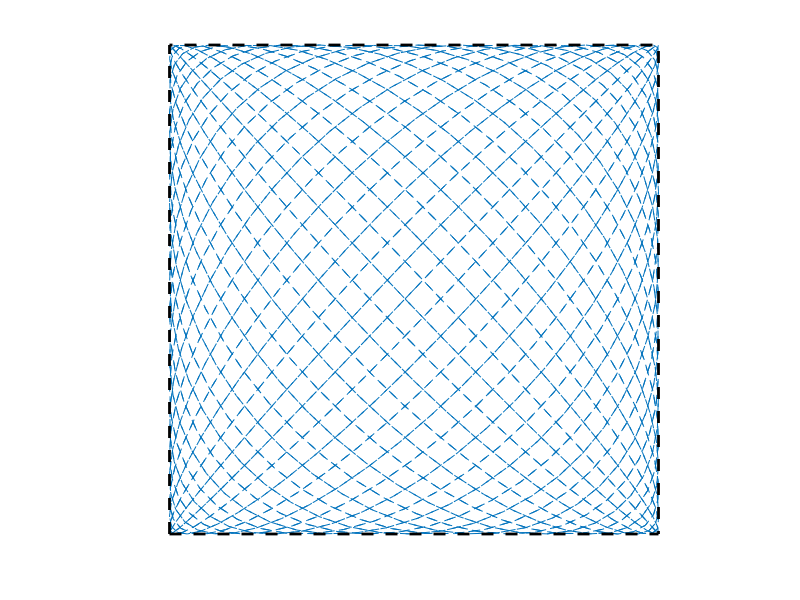

The MATLAB script that drew this image: (Note: this script raises an error after producing the figure.)
clear
% close all
clc
%% Lissajous scan trajectory
X0=64;Y0=64;
A=128;B=128;    % A,B represent the range of X,Y respectively
fx=41;fy=43;
f=2000;
T=1;  %T = lcm(fx,fy)/(fx*fy)
t=(0:1/f:T)';
x=X0+A/2*sin(2*pi*fx*t);
y=Y0+B/2*sin(2*pi*fy*t);

path_len=sum(sqrt((x(2:end)-x(1:(end-1))).^2+(y(2:end)-y(1:(end-1))).^2))

set(0,'DefaultFigureWindowStyle','docked') 
figure
plot(x,y,'--')
hold on
axis equal;xlim([X0-A/2,X0+A/2]);ylim([Y0-B/2,Y0+B/2])
% for i=1:length(t) % show the dynamic process 
%     plot(x(i),y(i),'*')
%     if i~=length(t)
%         plot([x(i),x(i+1)],[y(i),y(i+1)],'--');
%     end
%     pause(0.01)
% end
plot([0 0 128 128 0],[0 128 128 0 0],'k--','LineWidth',2)
axis off
grid off
tightfig
set_fig_units_cm(10,10)